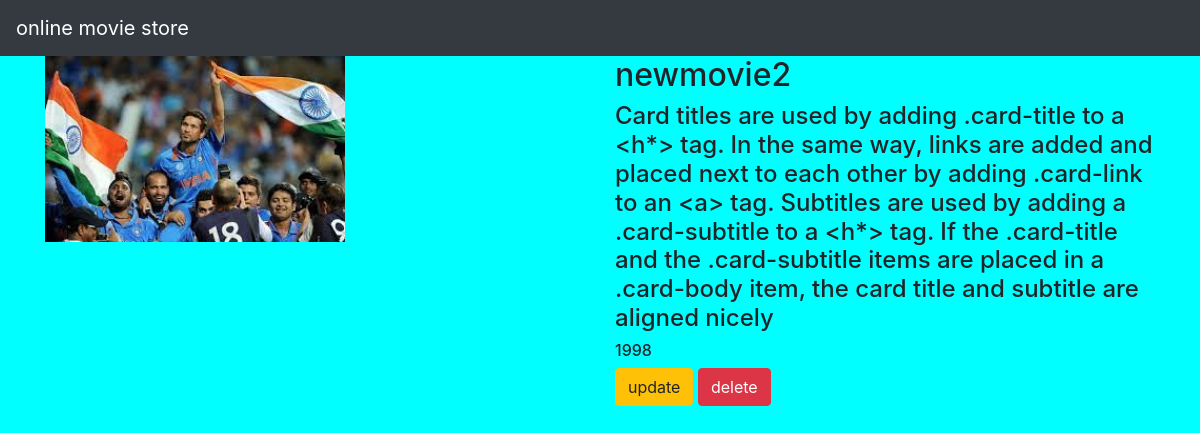
/movie/3/, run on the app's committed database.
### movieapp/models.py (models this page shows, shortened)
class Movie(models.Model):
    name=models.CharField(max_length=250)
    desc=models.TextField()
    year=models.IntegerField()
    img=models.ImageField(upload_to='gallery')

### movieapp/views.py (the view)
# urls.py: path('movie/<int:movie_id>/',views.detail,name='detail'),
def detail(request,movie_id):
    movie=Movie.objects.get(id=movie_id)
    return render(request,"detail.html",{'movie':movie})

### templates/detail.html
{% extends 'base.html' %}
{% block body %}
<div class="container" xmlns="http://www.w3.org/1999/html" xmlns="http://www.w3.org/1999/html">
    <div class="row">
        <div class="col-md-6">
           <img src="{{movie.img.url}}" width="300" height="=300">
        </div>
<div class="col-md-6">
    <h2>{{movie.name}}</h2>
    <h4>{{movie.desc}}</h4>
    <h6>{{movie.year}}</h6>
    <a class="btn btn-warning" href="{% url 'movieapp:update' movie.id %}">update</a>
    <a class="btn btn-danger" href="{% url 'movieapp:delete' movie.id %}">delete</a>
</div>
    </div>
</div>
{% endblock %}

### static/style.css (style rules this page uses)
body { background-color:aqua; }

### data on the page
Movie: img (picture), name "newmovie2", desc "Card titles are used by adding .card-title to a <h*> tag. In the same way, links are added and placed next to each other by adding .card-link to an <a> tag. Subtitles are used by adding a .card-subtitle to a <h*> tag. If the .card-title and the .card-subtitle items are placed in a .card-body item, the card title and subtitle are aligned nicely", year "1998"
